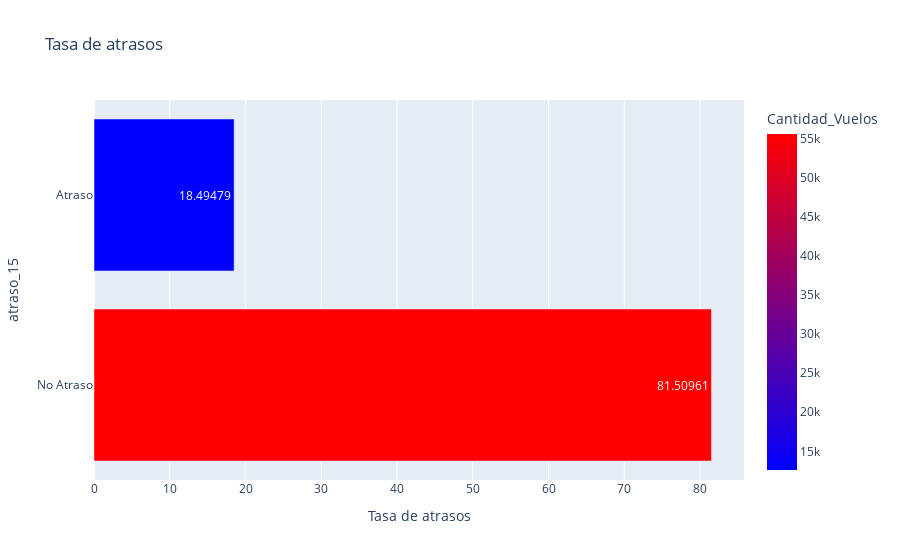

Source (notebook cell):
### Markdown cell above
#### Grafico tasa de atrasos en la data completa

### Code cell
fig = px.bar(Tasa_atrasos
             , y ='atraso_15'
             , x ='Tasa de atrasos'
             , color_continuous_scale= 'Bluered'
             , color='Cantidad_Vuelos'
             , orientation= 'h'
             , title = 'Tasa de atrasos'
             , text_auto = True
             )
fig.show()

### Figure 1 — Plotly figure (JSON) as saved in the notebook; plotly's stock layout.template omitted (floating-point values rounded to 4 significant figures)
{"data": [{"alignmentgroup": "True", "hovertemplate": "Tasa de atrasos=%{x}<br>atraso_15=%{y}<br>Cantidad_Vuelos=%{marker.color}<extra></extra>", "legendgroup": "", "marker": {"color": [55592, 12614], "coloraxis": "coloraxis", "pattern": {"shape": ""}}, "name": "", "offsetgroup": "", "orientation": "h", "showlegend": false, "textposition": "auto", "texttemplate": "%{x}", "type": "bar", "x": [81.51, 18.49], "xaxis": "x", "y": ["No Atraso", "Atraso"], "yaxis": "y"}], "layout": {"barmode": "relative", "coloraxis": {"colorbar": {"title": {"text": "Cantidad_Vuelos"}}, "colorscale": [[0, "rgb(0,0,255)"], [1, "rgb(255,0,0)"]]}, "legend": {"tracegroupgap": 0}, "title": {"text": "Tasa de atrasos"}, "xaxis": {"anchor": "y", "domain": [0, 1], "title": {"text": "Tasa de atrasos"}}, "yaxis": {"anchor": "x", "domain": [0, 1], "title": {"text": "atraso_15"}}}}
